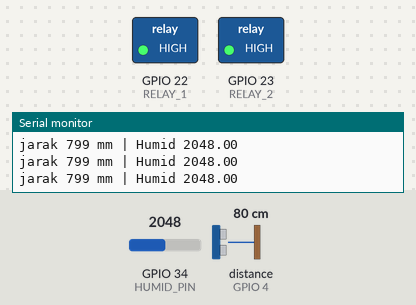
A sketch run on a simulated ESP32. Parts: switched loads named in the sketch (green lamp = pin HIGH), the last lines printed to the serial monitor. Wiring (inferred from the names in the program): ultrasonic range finder: trigger GPIO 2; echo GPIO 4. The test bench sets the inputs (shaded band); at power-on: GPIO 34 (HUMID_PIN) = 2048, distance to the obstacle (sensor on GPIO 4) 80 cm. The echo pulse lasts 58.3 µs per cm; WiFi joins after 1.5 s; servers stay silent unless stated; pins used as bus, display or sensor lines are not drawn.

Above: at 3.2 s.
3.3 s: GPIO 34 (HUMID_PIN) set to 22
4.8 s: GPIO 34 (HUMID_PIN) set to 17
At 6.1 s:
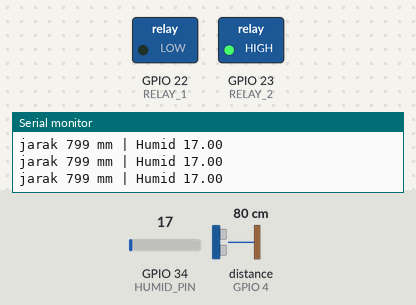
7.8 s: GPIO 34 (HUMID_PIN) set to 120
At 9.0 s:
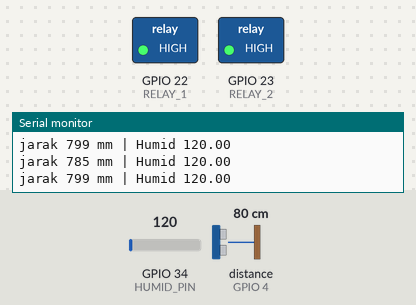
9.3 s: GPIO 34 (HUMID_PIN) set to 0
At 10.8 s:
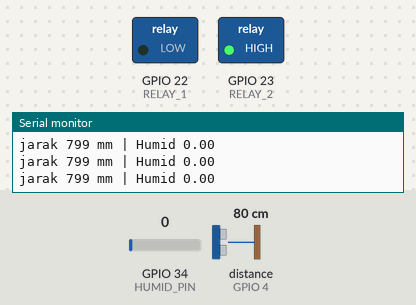
Timing chart, 0 to 11.8 s (numbered marks = the images above; inputs shaded):
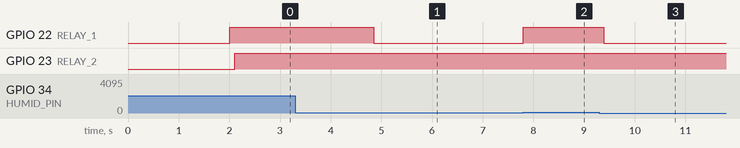

Measured:
- the behaviour switches between 20 and 19 on GPIO 34 (HUMID_PIN) (found by bisection; images 0 and 1)
- after the input at 4.8 s, GPIO 22 (RELAY_1): HIGH → LOW after 0.05 s
- after the input at 7.8 s, GPIO 22 (RELAY_1): LOW → HIGH at once
- after the input at 9.3 s, GPIO 22 (RELAY_1): HIGH → LOW after 0.09 s

The sketch:

sprinkler_esp32.ino
```cpp
#include <WiFi.h>
#include <AsyncTCP.h>
#include <ESPAsyncWebServer.h>
#include <ArduinoJson.h>

// Pin konfigurasi
#define TRIG_PIN 2
#define ECHO_PIN 4
#define HUMID_PIN 34
#define RELAY_1 22
#define RELAY_2 23

// Variabel global
int jarak;
long durasi;
float humid;
bool sprinklerOn = false;
bool pumpOn = false;
bool manualMode = false;
float manualHumidity = 0;
int manualWater = 0;

// Konfigurasi WiFi
const char* ssid = "EcoSpray";
const char* password = "ecospray";
IPAddress local_IP(192, 168, 1, 100); // Ganti dengan alamat IP yang Anda inginkan
IPAddress gateway(192, 168, 1, 1);    // Ganti dengan alamat gateway Anda
IPAddress subnet(255, 255, 255, 0);   // Subnet mask yang umum digunakan

// Deklarasi server
AsyncWebServer server(80);
AsyncWebSocket ws("/ws");

// Fungsi pembacaan ultrasonic
void readUltrasonic() {
  if (!manualMode) {
    digitalWrite(TRIG_PIN, LOW);
    delayMicroseconds(2);
    digitalWrite(TRIG_PIN, HIGH);
    delayMicroseconds(10);
    digitalWrite(TRIG_PIN, LOW);
    durasi = pulseIn(ECHO_PIN, HIGH);
    jarak = (durasi * 0.343) / 2;
  } else {
    jarak = manualWater;
  }

  if (jarak > 20) {
    digitalWrite(RELAY_2, HIGH);
    pumpOn = true;
  } else if (jarak < 5) {
    digitalWrite(RELAY_2, LOW);
    pumpOn = false;
  }
  Serial.print("jarak ");
  Serial.print(jarak);
  Serial.print(" mm | ");
}

void readHumidity() {
  if (!manualMode) {
    humid = analogRead(HUMID_PIN);
  } else {
    humid = manualHumidity;
  }

  if (humid > 80) {
    digitalWrite(RELAY_1, HIGH);
    sprinklerOn = true;
  } else if (humid < 20) {
    digitalWrite(RELAY_1, LOW);
    sprinklerOn = false;
  }
  Serial.print("Humid ");
  Serial.println(humid);
  delay(100);
}

// Fungsi notifikasi WebSocket ke semua klien
void notifyClients() {
  StaticJsonDocument<200> doc;
  doc["humidity"] = humid;
  doc["waterLevel"] = jarak;
  doc["flowRate"] = 0;  // Flow rate dummy (sesuaikan jika ada sensor debit)
  doc["sprinkler"] = sprinklerOn ? "ON" : "OFF";
  doc["pump"] = pumpOn ? "ON" : "OFF";
  doc["mode"] = manualMode ? "manual" : "auto";

  String data;
  serializeJson(doc, data);
  ws.textAll(data);
}

// Fungsi untuk menangani pesan WebSocket
void handleWebSocketMessage(void *arg, uint8_t *data, size_t len) {
  AwsFrameInfo *info = (AwsFrameInfo*)arg;
  if (info->final && info->index == 0 && info->len == len && info->opcode == WS_TEXT) {
    StaticJsonDocument<100> doc;
    DeserializationError error = deserializeJson(doc, data);

    if (!error) {
      String action = doc["action"];
      if (action == "start") {
        digitalWrite(RELAY_1, HIGH);
        sprinklerOn = true;
      } else if (action == "stop") {
        digitalWrite(RELAY_1, LOW);
        sprinklerOn = false;
      } else if (action == "suck") {
        digitalWrite(RELAY_2, HIGH);
        pumpOn = true;
      } else if (action == "stopSuck") {
        digitalWrite(RELAY_2, LOW);
        pumpOn = false;
      } else if (action == "setModeAuto") {
        manualMode = false;
      } else if (action == "setModeManual") {
        manualMode = true;
      } else if (action == "manualSettings" && manualMode) {
        manualHumidity = doc["humidity"];
        manualWater = doc["water"];
      }
    }
  }
}

// Callback event WebSocket
void onEvent(AsyncWebSocket *server, AsyncWebSocketClient *client, AwsEventType type, void *arg, uint8_t *data, size_t len) {
  if (type == WS_EVT_CONNECT) {
    Serial.println("WebSocket client connected");
  } else if (type == WS_EVT_DISCONNECT) {
    Serial.println("WebSocket client disconnected");
  } else if (type == WS_EVT_DATA) {
    handleWebSocketMessage(arg, data, len);
  }
}

// Fungsi untuk menyajikan halama n HTML
String processor(const String& var) {
  return String();
}

void setupServer() {
  // Rute untuk halaman utama
  server.on("/", HTTP_GET, [](AsyncWebServerRequest *request) {
    request->send_P(200, "text/html", R"rawliteral(
<!DOCTYPE html>
<html lang="en">
<head>
  <meta charset="UTF-8">
  <meta name="viewport" content="width=device-width, initial-scale=1.0">
  <title>Sprinkler Otomatis</title>
  <style>
    body { font-family: Arial, sans-serif; text-align: center; margin: 0; padding: 0; background-color: #f3f4f6; }
    h1 { background-color: #007BFF; color: white; padding: 15px 0; margin: 0; }
    .container { max-width: 600px; margin: 20px auto; padding: 20px; background: #ffffff; box-shadow: 0 4px 8px rgba(0, 0, 0, 0.1); border-radius: 10px; }
    .status span, .form-container h3 { display: block; font-size: 1.2em; margin: 10px 0; }
    .button-container button, .mode-container button { margin: 5px; padding: 10px 20px; font-size: 1em; border: none; border-radius: 5px; cursor: pointer; transition: background 0.3s; }
    button.start { background-color: #28a745; color: white; }
    button.stop { background-color: #dc3545; color: white; }
    .form-container input { margin: 5px; padding: 8px; font-size: 1em; }
    .form-container button { background-color: #007BFF; color: white; }
  </style>
</head>
<body>
  <h1>EcoSpray - Sprinkler Otomatis</h1>
  <div class="container">
    <div class="status">
      <span><strong>Kelembapan Tanah:</strong> <span id="humidity">0</span>%</span>
      <span><strong>Jumlah Air di Tangki:</strong> <span id="water">0</span> cm</span>
      <span><strong>Status Penyiraman:</strong> <span id="sprinklerStatus">OFF</span></span>
      <span><strong>Status Penyedotan:</strong> <span id="pumpStatus">OFF</span></span>
    </div>
    <div class="mode-container">
      <button class="start" onclick="sendCommand('setModeAuto')">Mode Otomatis</button>
      <button class="stop" onclick="sendCommand('setModeManual')">Mode Manual</button>
    </div>
    <div class="form-container">
      <h3>Pengaturan Manual</h3>
      <form id="manualControl" onsubmit="submitManualSettings(event)">
        <label for="manualHumidity">Kelembapan Tanah:</label>
        <input type="number" id="manualHumidity" name="manualHumidity" min="0" max="100" required>
        <label for="manualWater">Jarak Air (cm):</label>
        <input type="number" id="manualWater" name="manualWater" min="0" max="100" required>
        <button type="submit" class="start">Terapkan</button>
      </form>
    </div>
    <div class="button-container">
      <button class="start" onclick="sendCommand('start')">Mulai Penyiraman</button>
      <button class="stop" onclick="sendCommand('stop')">Hentikan Penyiraman</button>
      <button class="start" onclick="sendCommand('suck')">Mulai Penyedotan</button>
      <button class="stop" onclick="sendCommand('stopSuck')">Hentikan Penyedotan</button>
    </div>
  </div>
  <script>
    const ws = new WebSocket(`ws://${location.hostname}/ws`);
    let isManualMode = false;
    ws.onmessage = (event) => {
      const data = JSON.parse(event.data);
      document.getElementById("humidity").textContent = data.humidity;
      document.getElementById("water").textContent = data.waterLevel;
      document.getElementById("sprinklerStatus").textContent = data.sprinkler;
      document.getElementById("pumpStatus").textContent = data.pump;
      isManualMode = data.mode === "manual";
    };

    function sendCommand(action) {
      ws.send(JSON.stringify({ action }));
    }

    function submitManualSettings(event) {
      event.preventDefault();
      if (isManualMode) {
        const manualHumidity = document.getElementById("manualHumidity").value;
        const manualWater = document.getElementById("manualWater").value;
        ws.send(JSON.stringify({ action: "manualSettings", humidity: manualHumidity, water: manualWater }));
      } else {
        alert("Harap aktifkan mode manual terlebih dahulu.");
      }
    }
  </script>
</body>
</html>
    )rawliteral", processor);
  });

  ws.onEvent(onEvent);
  server.addHandler(&ws);
  server.begin();
}

void setup() {
  Serial.begin(115200);
  pinMode(TRIG_PIN, OUTPUT);
  pinMode(ECHO_PIN, INPUT);
  pinMode(RELAY_1, OUTPUT);
  pinMode(RELAY_2, OUTPUT);
  WiFi.begin(ssid, password);
  while (WiFi.status() != WL_CONNECTED) {
    delay(1000);
    Serial.println("Menghubungkan ke WiFi...");
  }
  Serial.println("WiFi Terhubung!");
  Serial.print("Alamat IP: ");
  Serial.println(WiFi.localIP());
  setupServer();
}

void loop() {
  readHumidity();
  readUltrasonic();
  notifyClients();
}
```
